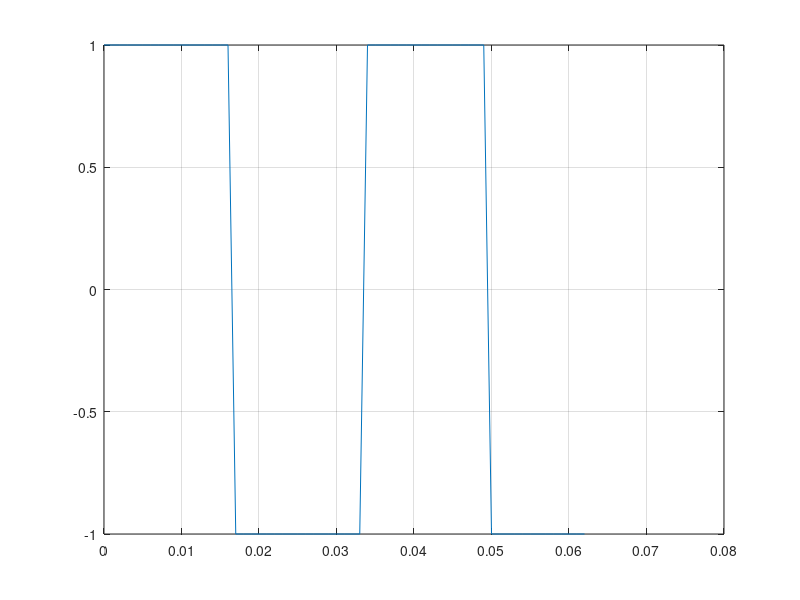
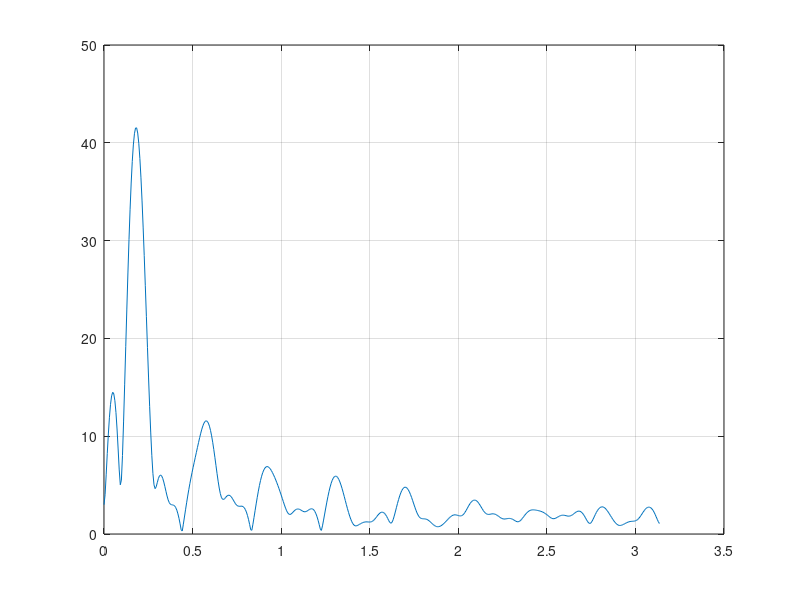
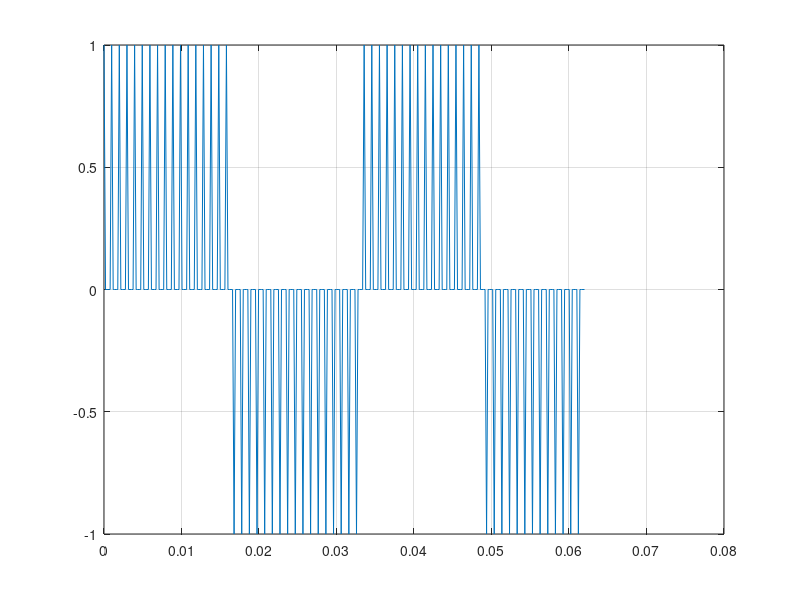
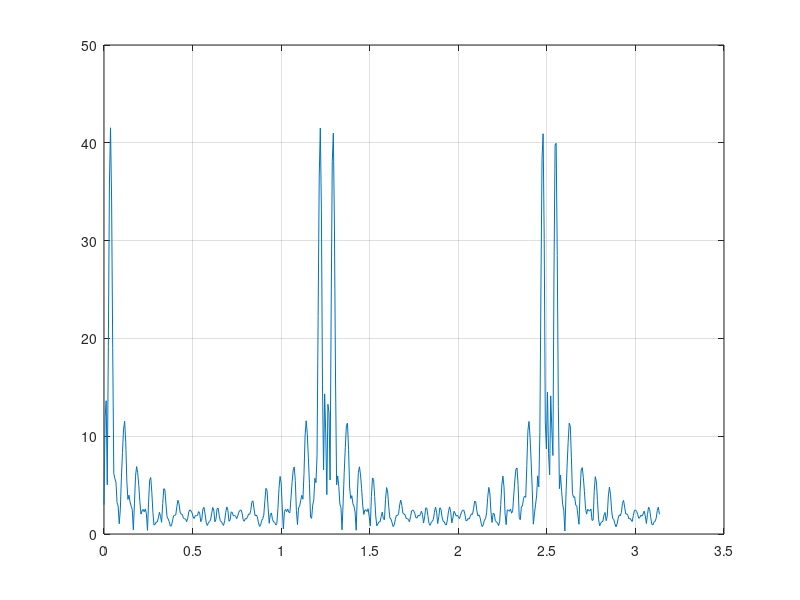

Source code (MATLAB) for these figures, in order:
clc;
clear;
close all;

N=5;

fs=1e3;
t = 0:1/fs:.0625;
y = square(2*pi*30*t);

figure;
plot(t,y);
grid on;


[H O]=freqz(y);
figure;
plot(O,abs(H));
grid on;


y_u=upsample(y,N);

figure;
plot((0:(length(y_u)-1))/(length(y_u)-1)*t(end),y_u);
grid on;


[H_u O_u]=freqz(y_u);
figure;
plot(O_u,abs(H_u));
grid on;

h=N*fir1(61,1/N);
[H_f O_f]=freqz(h);
figure;
plot(O_f,abs(H_f));
grid on;

% y_o=filter(h,1,y_u);
% y_o=resample(y,N,1);
y_o=interp(y,N);

figure;
plot((0:(length(y_u)-1))/(length(y_u)-1)*t(end),y_o);
grid on;



[H_o O_o]=freqz(y_o);
figure;
plot(O_o,abs(H_o));
grid on;


figure;
plot((0:(length(y_u)-1))/(length(y_u)-1)*t(end),interp(y,N));
grid on;


